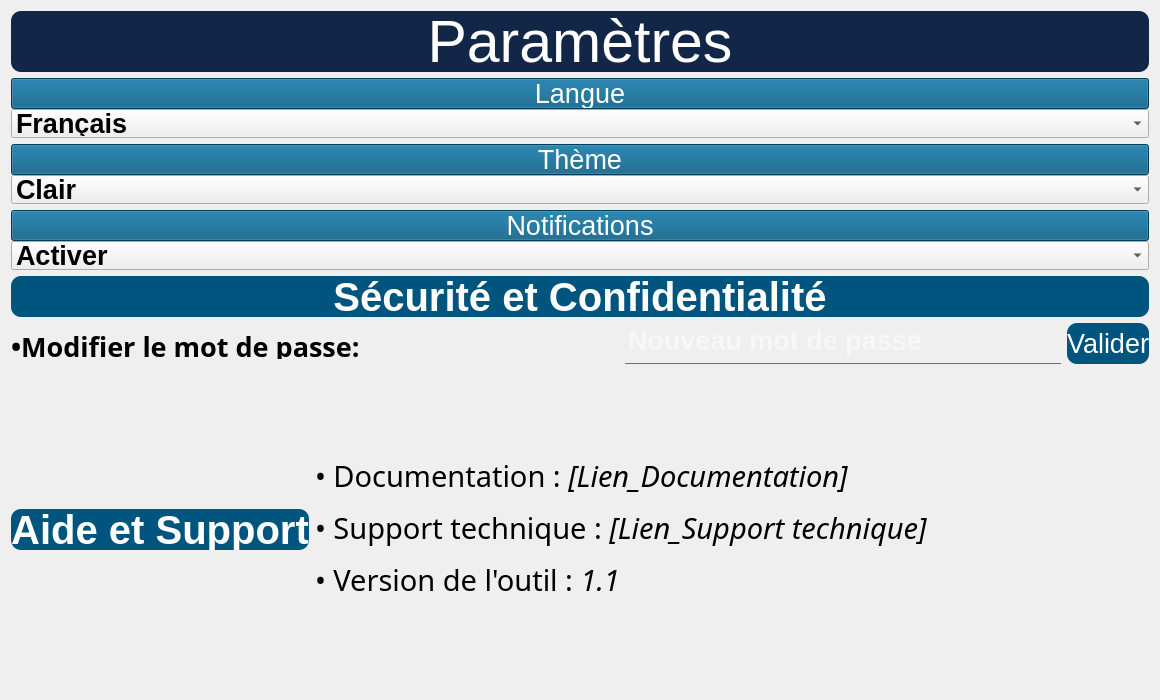
             <widget class="QWidget" name="page_8">
              <layout class="QGridLayout" name="gridLayout_15">
               <item row="0" column="0" colspan="5">
                <widget class="QPushButton" name="pushButton_46">
                 <property name="maximumSize">
                  <size>
                   <width>16777215</width>
                   <height>61</height>
                  </size>
                 </property>
                 <property name="font">
                  <font>
                   <pointsize>44</pointsize>
                  </font>
                 </property>
                 <property name="styleSheet">
                  <string notr="true">

QPushButton {
    border-radius: 10px; 
color: rgb(255, 255, 255);
background-color: rgb(18, 39, 72);

}</string>
                 </property>
                 <property name="text">
                  <string>Paramètres</string>
                 </property>
                </widget>
               </item>
               <item row="1" column="0" colspan="5">
                <layout class="QVBoxLayout" name="verticalLayout_15">
                 <property name="spacing">
                  <number>0</number>
                 </property>
                 <item>
                  <widget class="QPushButton" name="pushButton_47">
                   <property name="maximumSize">
                    <size>
                     <width>16777215</width>
                     <height>31</height>
                    </size>
                   </property>
                   <property name="font">
                    <font>
                     <pointsize>20</pointsize>
                    </font>
                   </property>
                   <property name="styleSheet">
                    <string notr="true">

QPushButton {
    
color: rgb(255, 255, 255);
background-color: rgb(0, 85, 127);

}</string>
                   </property>
                   <property name="text">
                    <string>Langue</string>
                   </property>
                  </widget>
                 </item>
                 <item>
                  <widget class="QComboBox" name="comboBox_5">
                   <property name="maximumSize">
                    <size>
                     <width>16777215</width>
                     <height>29</height>
                    </size>
                   </property>
                   <property name="font">
                    <font>
                     <pointsize>20</pointsize>
                     <weight>75</weight>
                     <bold>true</bold>
                    </font>
                   </property>
                   <item>
                    <property name="text">
                     <string>Français</string>
                    </property>
                   </item>
                   <item>
                    <property name="text">
                     <string>Anglais</string>
                    </property>
                   </item>
                   <item>
                    <property name="text">
                     <string>Arabe</string>
                    </property>
                   </item>
                  </widget>
                 </item>
                </layout>
               </item>
               <item row="2" column="0" colspan="5">
                <layout class="QVBoxLayout" name="verticalLayout_16">
                 <property name="spacing">
                  <number>0</number>
                 </property>
                 <item>
                  <widget class="QPushButton" name="pushButton_48">
                   <property name="maximumSize">
                    <size>
                     <width>16777215</width>
                     <height>31</height>
                    </size>
                   </property>
                   <property name="font">
                    <font>
                     <pointsize>20</pointsize>
                    </font>
                   </property>
                   <property name="styleSheet">
                    <string notr="true">

QPushButton {
    
color: rgb(255, 255, 255);
background-color: rgb(0, 85, 127);

}</string>
                   </property>
                   <property name="text">
                    <string>Thème</string>
                   </property>
                  </widget>
                 </item>
                 <item>
                  <widget class="QComboBox" name="comboBox_6">
                   <property name="maximumSize">
                    <size>
                     <width>16777215</width>
                     <height>29</height>
                    </size>
                   </property>
                   <property name="font">
                    <font>
                     <pointsize>20</pointsize>
                     <weight>75</weight>
                     <bold>true</bold>
                    </font>
                   </property>
                   <item>
                    <property name="text">
                     <string>Clair</string>
                    </property>
                   </item>
                   <item>
                    <property name="text">
                     <string>Sombre</string>
                    </property>
                   </item>
                  </widget>
                 </item>
                </layout>
               </item>
               <item row="3" column="0" colspan="5">
                <layout class="QVBoxLayout" name="verticalLayout_17">
                 <property name="spacing">
                  <number>0</number>
                 </property>
                 <item>
                  <widget class="QPushButton" name="pushButton_49">
                   <property name="maximumSize">
                    <size>
                     <width>16777215</width>
                     <height>31</height>
                    </size>
                   </property>
                   <property name="font">
                    <font>
                     <pointsize>20</pointsize>
                    </font>
                   </property>
                   <property name="styleSheet">
                    <string notr="true">

QPushButton {
    
color: rgb(255, 255, 255);
background-color: rgb(0, 85, 127);

}</string>
                   </property>
                   <property name="text">
                    <string>Notifications</string>
                   </property>
                  </widget>
                 </item>
                 <item>
                  <widget class="QComboBox" name="comboBox_7">
                   <property name="maximumSize">
                    <size>
                     <width>16777215</width>
                     <height>29</height>
                    </size>
                   </property>
                   <property name="font">
                    <font>
                     <pointsize>20</pointsize>
                     <weight>75</weight>
                     <bold>true</bold>
                    </font>
                   </property>
                   <item>
                    <property name="text">
                     <string>Activer</string>
                    </property>
                   </item>
                   <item>
                    <property name="text">
                     <string>Désactiver</string>
                    </property>
                   </item>
                  </widget>
                 </item>
                </layout>
               </item>
               <item row="4" column="0" colspan="5">
                <widget class="QPushButton" name="pushButton_51">
                 <property name="maximumSize">
                  <size>
                   <width>16777215</width>
                   <height>41</height>
                  </size>
                 </property>
                 <property name="font">
                  <font>
                   <pointsize>30</pointsize>
                   <weight>75</weight>
                   <bold>true</bold>
                  </font>
                 </property>
                 <property name="styleSheet">
                  <string notr="true">

QPushButton {
    border-radius: 10px; 
color: rgb(255, 255, 255);
background-color: rgb(0, 85, 127);

}</string>
                 </property>
                 <property name="text">
                  <string>Sécurité et Confidentialité</string>
                 </property>
                </widget>
               </item>
               <item row="5" column="0" colspan="2">
                <widget class="QLabel" name="label_25">
                 <property name="maximumSize">
                  <size>
                   <width>16777215</width>
                   <height>31</height>
                  </size>
                 </property>
                 <property name="font">
                  <font>
                   <family>Arial Black</family>
                   <pointsize>18</pointsize>
                   <weight>75</weight>
                   <bold>true</bold>
                  </font>
                 </property>
                 <property name="styleSheet">
                  <string notr="true">color: rgb(0, 0, 0);</string>
                 </property>
                 <property name="text">
                  <string>&lt;html&gt;&lt;head/&gt;&lt;body&gt;&lt;p&gt;&lt;span style=&quot; font-size:20pt;&quot;&gt;•Modifier le mot de passe:&lt;/span&gt;&lt;/p&gt;&lt;/body&gt;&lt;/html&gt;</string>
                 </property>
                </widget>
               </item>
               <item row="5" column="2" colspan="2">
                <widget class="QLineEdit" name="lineEdit_2">
                 <property name="maximumSize">
                  <size>
                   <width>16777215</width>
                   <height>41</height>
                  </size>
                 </property>
                 <property name="font">
                  <font>
                   <pointsize>20</pointsize>
                   <weight>75</weight>
                   <bold>true</bold>
                   <strikeout>false</strikeout>
                  </font>
                 </property>
                 <property name="tabletTracking">
                  <bool>false</bool>
                 </property>
                 <property name="styleSheet">
                  <string notr="true">background-color: rgba(0, 0, 0,0);
border : 1px solid rgba(0,0,0,0);
border-bottom-color: rgba(46, 82,101,255);
border-bottom-color: rgb(112, 112, 112);
color: rgb(255, 255, 255);
padding-bottom: 7px
</string>
                 </property>
                 <property name="echoMode">
                  <enum>QLineEdit::Password</enum>
                 </property>
                 <property name="readOnly">
                  <bool>false</bool>
                 </property>
                 <property name="placeholderText">
                  <string>Nouveau mot de passe</string>
                 </property>
                 <property name="clearButtonEnabled">
                  <bool>false</bool>
                 </property>
                </widget>
               </item>
               <item row="5" column="4">
                <widget class="QPushButton" name="pushButton_50">
                 <property name="maximumSize">
                  <size>
                   <width>16777215</width>
                   <height>41</height>
                  </size>
                 </property>
                 <property name="font">
                  <font>
                   <pointsize>20</pointsize>
                  </font>
                 </property>
                 <property name="styleSheet">
                  <string notr="true">QPushButton {
    border-radius: 10px; 
color: rgb(255, 255, 255);
background-color: rgb(0, 85, 127);

}

QPushButton:hover {
background-color: rgb(170, 0, 0);
}


QPushButton:pressed {
    background-color: rgb(0, 0, 0);
}</string>
                 </property>
                 <property name="text">
                  <string>Valider</string>
                 </property>
                </widget>
               </item>
               <item row="6" column="0">
                <widget class="QPushButton" name="pushButton_52">
                 <property name="maximumSize">
                  <size>
                   <width>16777215</width>
                   <height>41</height>
                  </size>
                 </property>
                 <property name="font">
                  <font>
                   <pointsize>30</pointsize>
                   <weight>75</weight>
                   <bold>true</bold>
                  </font>
                 </property>
                 <property name="styleSheet">
                  <string notr="true">

QPushButton {
    border-radius: 10px; 
color: rgb(255, 255, 255);
background-color: rgb(0, 85, 127);

}</string>
                 </property>
                 <property name="text">
                  <string>Aide et Support</string>
                 </property>
                </widget>
               </item>
               <item row="6" column="1" colspan="2">
                <widget class="QLabel" name="label_26">
                 <property name="font">
                  <font>
                   <family>Arial Rounded MT Bold</family>
                   <pointsize>20</pointsize>
                  </font>
                 </property>
                 <property name="text">
                  <string>&lt;html&gt;&lt;head/&gt;&lt;body&gt;&lt;p&gt;&lt;br/&gt;&lt;/p&gt;&lt;p&gt;&lt;span style=&quot; font-family:'MS Shell Dlg 2'; font-size:22pt;&quot;&gt;• Documentation : &lt;/span&gt;&lt;span style=&quot; font-family:'MS Shell Dlg 2'; font-size:22pt; font-style:italic;&quot;&gt;[Lien_Documentation]&lt;/span&gt;&lt;/p&gt;&lt;p&gt;&lt;span style=&quot; font-family:'MS Shell Dlg 2'; font-size:22pt;&quot;&gt;• Support technique : &lt;/span&gt;&lt;span style=&quot; font-family:'MS Shell Dlg 2'; font-size:22pt; font-style:italic;&quot;&gt;[Lien_Support technique]&lt;/span&gt;&lt;/p&gt;&lt;p&gt;&lt;span style=&quot; font-family:'MS Shell Dlg 2'; font-size:22pt;&quot;&gt;• Version de l'outil : &lt;/span&gt;&lt;span style=&quot; font-family:'MS Shell Dlg 2'; font-size:22pt; font-style:italic;&quot;&gt;1.1&lt;/span&gt;&lt;/p&gt;&lt;p&gt;&lt;span style=&quot; font-size:22pt;&quot;&gt;&lt;br/&gt;&lt;/span&gt;&lt;/p&gt;&lt;/body&gt;&lt;/html&gt;</string>
                 </property>
                </widget>
               </item>
              </layout>
             </widget>
